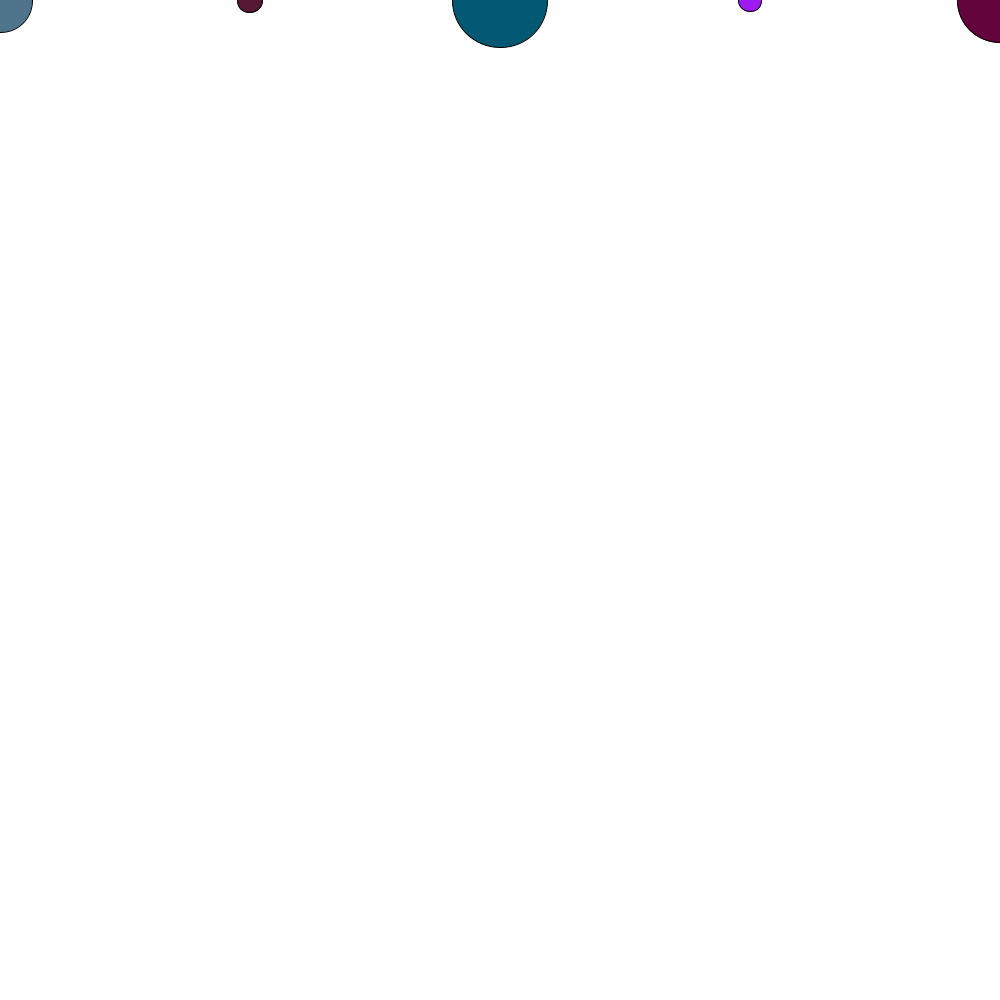
Frame 1 (no input)
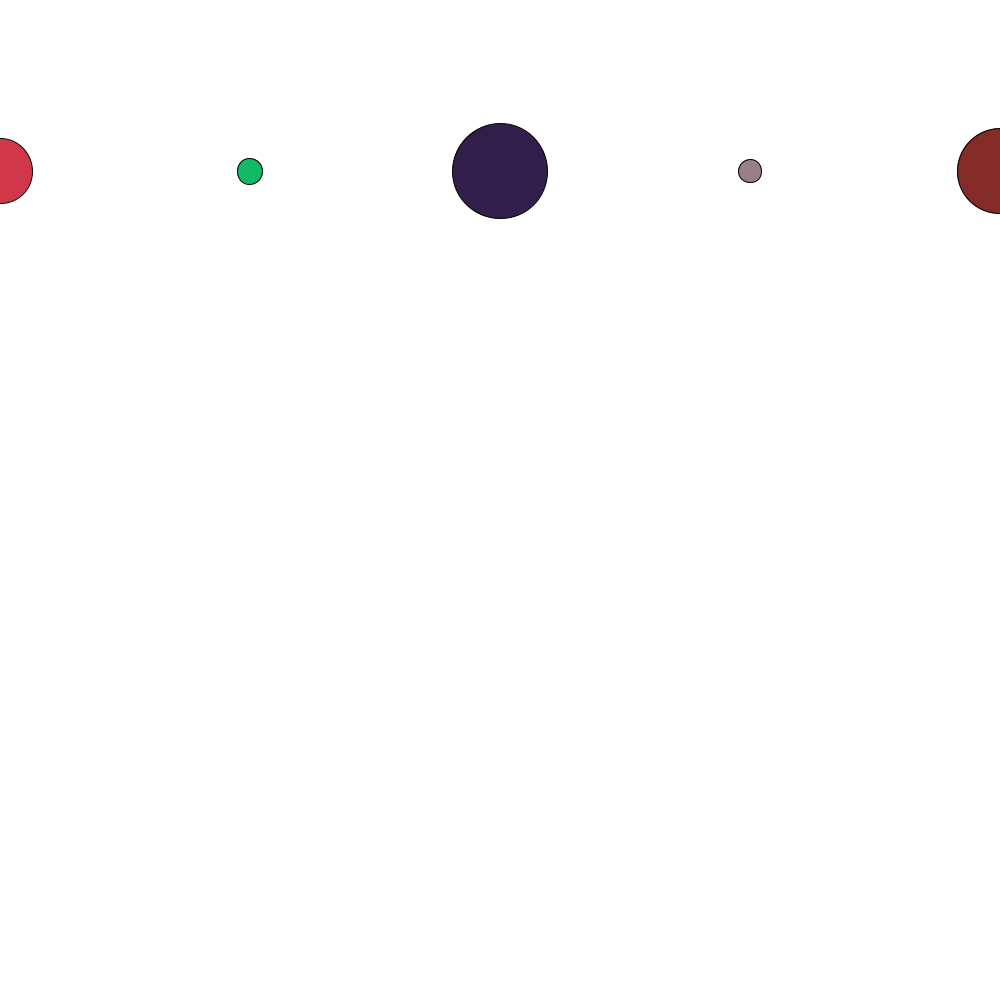
Frame 60 (the mouse pressed at the canvas centre just before this capture)
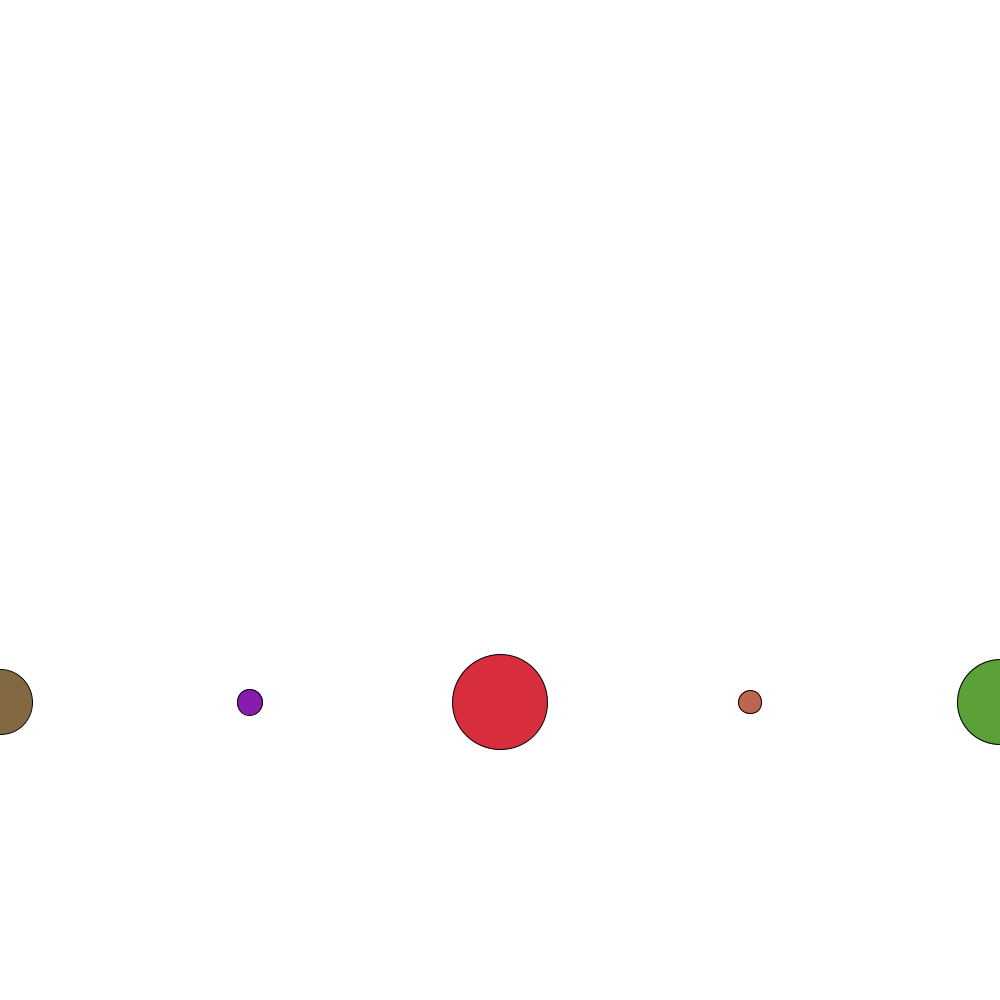
Frame 120 (the mouse held since frame 60 and released just before this capture)

The Processing sketch that drew these frames (run headless with seeded random() and noise(); from frame 60 on, the mouse is pressed at the canvas centre):

// Processing sketch: day_16
// ── day_16.pde
Ball ball1;
Ball ball2;
Ball ball3;
Ball ball4;
Ball ball5;
float gravity = .1;





void setup(){   
size(1000,1000);
ball1=new Ball(0,0,random(100));
ball2=new Ball(250,0,random(100));
ball3=new Ball(500,0,random (100));
ball4=new Ball(750,0,random(100));
ball5=new Ball(1000,0,random(100));
}



void draw(){
  background(255);
  ball1.display();
  ball1.update();
  ball2.display();
  ball2.update();
  ball3.display();
  ball3.update();
  ball4.display();
  ball4.update();
  ball5.display();
  ball5.update();
}
  
 
// ── Ball.pde
class Ball{
  float x;
  float y;
  float speed;
  float w;
  
  Ball(float tempX, float tempY, float tempW){
  x=tempX;
  y=tempY;
  w=tempW;
  speed=0;
  }
  void display(){
    fill(random(255),random(255),random(255));
    stroke(0);
    ellipse(x,y,w,w);
  }
   void update(){
     y=y+speed;
     speed=speed+gravity;
     
     if(y>height){
       speed=speed*-.99;
   }}}
